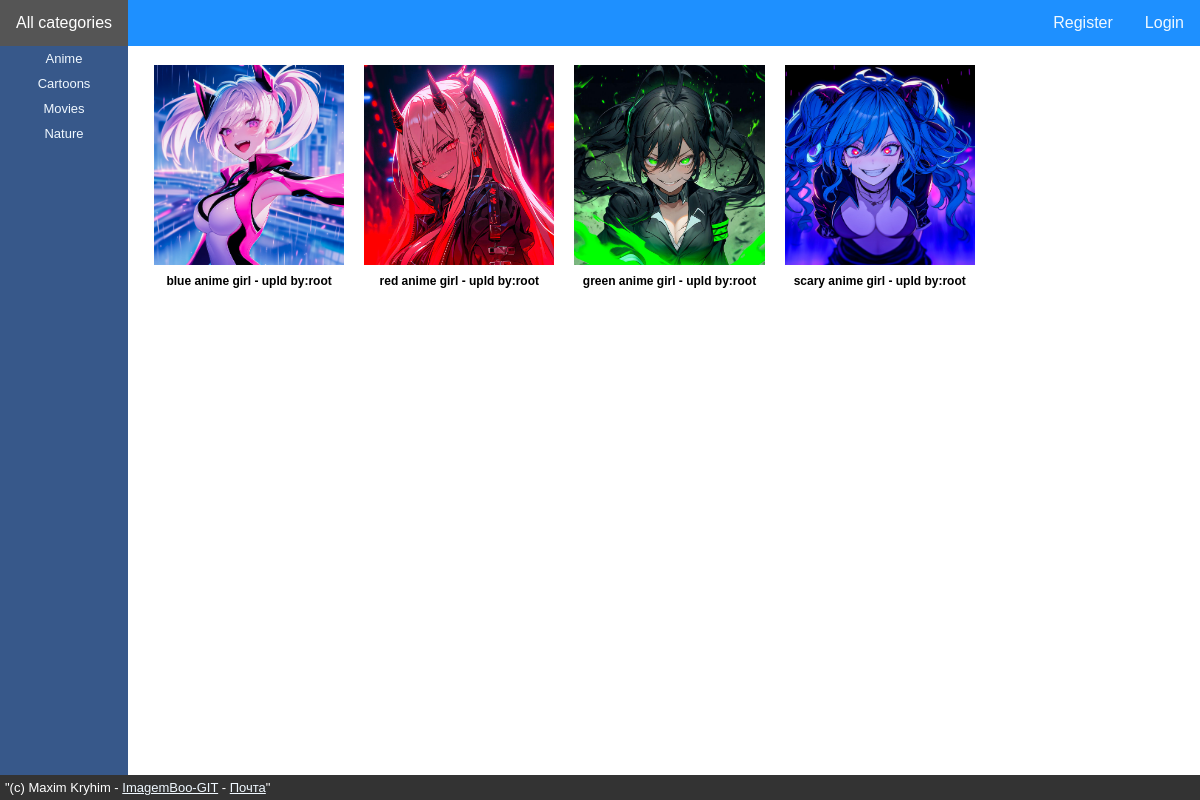
/Anime/, run on the app's committed database.
### main/models.py (models this page shows, shortened)
class Category(models.Model):
    name = models.CharField(max_length=64, verbose_name="Image Category")
    created_at = models.DateTimeField(auto_now_add=True)
    class Meta:
        verbose_name = "Image Category"
        verbose_name_plural = "Image Category"
        ordering = ["name"] # Sort by name

class Image(models.Model):
    file = models.ImageField(upload_to="uploads/%Y/%m/%d")
    description = models.TextField(blank=True, verbose_name='Description')
    delete = models.BooleanField(default=False)
    uploaded_at = models.DateTimeField(auto_now_add=True)
    updated_at = models.DateTimeField(auto_now=True)
    deleted_at = models.DateTimeField(auto_now=True)
    category = models.ForeignKey(Category, to_field='id',null=True,on_delete=models.SET_NULL, related_name='image_category', verbose_name="Image Category" )
    user = models.ForeignKey(get_user_model(),on_delete=models.CASCADE, related_name='image_user', null = True, default=None, verbose_name="Image Uploader")
    class Meta:
        verbose_name = "Image"
        verbose_name_plural = "Image"
        ordering = ["uploaded_at"] # Sort by Upload date

### main/views.py (the view)
# urls.py: path("<str:category_name>/", ImagesListByCategory.as_view(), name='images_by_category'),
class ImagesListByCategory(ListView):
    model = Image
    template_name = 'main/image_view.html'
    def get_queryset(self):
        category_name = self.kwargs['category_name']
        category_selected = get_object_or_404(Category, name=category_name)
        return Image.objects.filter(category=category_selected)

### main/context_processors.py (called while the page is built)
def side_menu(request):
    side_menu_categories = Category.objects.all()
    return {'side_menu_categories': side_menu_categories}

### main/templates/main/image_view.html
{% extends 'main/base.html' %}
{% block content %}
<div class="image-grid">
    {% for image in object_list %}
    <div class="image-container">
        <img src="{{ image.file.url }}" alt="{{ image.description }}">
        <h1 class="image-description">{{ image.description }} - upld by:{{ image.user }}</h1>
    </div>
    {% endfor %}
</div>
{% endblock %}

### main/templates/main/sidemenu.html
<div class="sidemenu">
  <ul>
    {% for category in side_menu_categories %}
    <li><a href="{% url 'images_by_category' category.name %}">{{ category.name }}</a></li>
    {% endfor %}
  </ul>
</div>

### main/static/main/style.css (style rules this page uses)
body { margin: 0; font-family: 'Futura', sans-serif; }
.image-grid { display: grid; grid-template-columns: repeat(auto-fill, minmax(200px, 1fr)); gap: 10px; }
.image-container { padding: 5px; box-sizing: border-box; }
.image-grid img { width: 100%; height: 200px; object-fit: cover; }
.image-description { text-align: center; font-family: 'Futura', sans-serif; font-size: 12px; color: black; margin-top: 5px; }
.sidemenu { height: 100%; width: 128px; position: fixed; top: 46px; left: 0; background-color: #37588a; padding-top: 0px; }
.sidemenu ul { list-style-type: none; padding: 0; margin: 0; }
.sidemenu li { width: 100%; }
.sidemenu a { padding-top: 5px; padding-bottom: 5px; text-decoration: none; font-size: 13px; color: #F0F8FF; text-align: center; display: block; width: 100%; box-sizing: border-box; }

### data on the page
Category: name "Anime"
Category: name "Cartoons"
Category: name "Movies"
Category: name "Nature"
Image: file (picture), description "blue anime girl", user "root"
Image: file (picture), description "red anime girl", user "root"
Image: file (picture), description "green anime girl", user "root"
Image: file (picture), description "scary anime girl", user "root"
